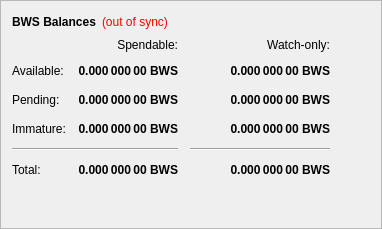
        <widget class="QFrame" name="frame">
         <property name="frameShape">
          <enum>QFrame::StyledPanel</enum>
         </property>
         <property name="frameShadow">
          <enum>QFrame::Raised</enum>
         </property>
         <layout class="QVBoxLayout" name="verticalLayout_4">
          <item>
           <layout class="QHBoxLayout" name="horizontalLayout_4">
            <item>
             <widget class="QLabel" name="label_5">
              <property name="font">
               <font>
                <weight>75</weight>
                <bold>true</bold>
               </font>
              </property>
              <property name="text">
               <string>BWS Balances</string>
              </property>
             </widget>
            </item>
            <item>
             <widget class="QLabel" name="labelWalletStatus">
              <property name="cursor">
               <cursorShape>WhatsThisCursor</cursorShape>
              </property>
              <property name="toolTip">
               <string>The displayed information may be out of date. Your wallet automatically synchronizes with the BWS network after a connection is established, but this process has not completed yet.</string>
              </property>
              <property name="styleSheet">
               <string notr="true">QLabel { color: red; }</string>
              </property>
              <property name="text">
               <string notr="true">(out of sync)</string>
              </property>
              <property name="alignment">
               <set>Qt::AlignLeading|Qt::AlignLeft|Qt::AlignVCenter</set>
              </property>
             </widget>
            </item>
            <item>
             <spacer name="horizontalSpacer_3">
              <property name="orientation">
               <enum>Qt::Horizontal</enum>
              </property>
              <property name="sizeHint" stdset="0">
               <size>
                <width>40</width>
                <height>20</height>
               </size>
              </property>
             </spacer>
            </item>
           </layout>
          </item>
          <item>
           <layout class="QGridLayout" name="gridLayout">
            <property name="spacing">
             <number>12</number>
            </property>
            <item row="2" column="2">
             <widget class="QLabel" name="labelWatchPending">
              <property name="font">
               <font>
                <weight>75</weight>
                <bold>true</bold>
               </font>
              </property>
              <property name="cursor">
               <cursorShape>IBeamCursor</cursorShape>
              </property>
              <property name="toolTip">
               <string>Unconfirmed transactions to watch-only addresses</string>
              </property>
              <property name="text">
               <string notr="true">0.000 000 00 BWS</string>
              </property>
              <property name="alignment">
               <set>Qt::AlignRight|Qt::AlignTrailing|Qt::AlignVCenter</set>
              </property>
              <property name="textInteractionFlags">
               <set>Qt::LinksAccessibleByMouse|Qt::TextSelectableByKeyboard|Qt::TextSelectableByMouse</set>
              </property>
             </widget>
            </item>
            <item row="2" column="1">
             <widget class="QLabel" name="labelUnconfirmed">
              <property name="font">
               <font>
                <weight>75</weight>
                <bold>true</bold>
               </font>
              </property>
              <property name="cursor">
               <cursorShape>IBeamCursor</cursorShape>
              </property>
              <property name="toolTip">
               <string>Total of transactions that have yet to be confirmed, and do not yet count toward the spendable balance</string>
              </property>
              <property name="text">
               <string notr="true">0.000 000 00 BWS</string>
              </property>
              <property name="alignment">
               <set>Qt::AlignRight|Qt::AlignTrailing|Qt::AlignVCenter</set>
              </property>
              <property name="textInteractionFlags">
               <set>Qt::LinksAccessibleByMouse|Qt::TextSelectableByKeyboard|Qt::TextSelectableByMouse</set>
              </property>
             </widget>
            </item>
            <item row="3" column="2">
             <widget class="QLabel" name="labelWatchImmature">
              <property name="font">
               <font>
                <weight>75</weight>
                <bold>true</bold>
               </font>
              </property>
              <property name="cursor">
               <cursorShape>IBeamCursor</cursorShape>
              </property>
              <property name="toolTip">
               <string>Staked or masternode rewards in watch-only addresses that has not yet matured</string>
              </property>
              <property name="text">
               <string notr="true">0.000 000 00 BWS</string>
              </property>
              <property name="alignment">
               <set>Qt::AlignRight|Qt::AlignTrailing|Qt::AlignVCenter</set>
              </property>
              <property name="textInteractionFlags">
               <set>Qt::LinksAccessibleByMouse|Qt::TextSelectableByKeyboard|Qt::TextSelectableByMouse</set>
              </property>
             </widget>
            </item>
            <item row="4" column="0" colspan="2">
             <widget class="Line" name="lineSpendableBalance">
              <property name="orientation">
               <enum>Qt::Horizontal</enum>
              </property>
             </widget>
            </item>
            <item row="4" column="2">
             <widget class="Line" name="lineWatchBalance">
              <property name="sizePolicy">
               <sizepolicy hsizetype="Preferred" vsizetype="Fixed">
                <horstretch>0</horstretch>
                <verstretch>0</verstretch>
               </sizepolicy>
              </property>
              <property name="minimumSize">
               <size>
                <width>140</width>
                <height>0</height>
               </size>
              </property>
              <property name="orientation">
               <enum>Qt::Horizontal</enum>
              </property>
             </widget>
            </item>
            <item row="5" column="0">
             <widget class="QLabel" name="labelTotalText">
              <property name="text">
               <string>Total:</string>
              </property>
             </widget>
            </item>
            <item row="3" column="1">
             <widget class="QLabel" name="labelImmature">
              <property name="font">
               <font>
                <weight>75</weight>
                <bold>true</bold>
               </font>
              </property>
              <property name="cursor">
               <cursorShape>IBeamCursor</cursorShape>
              </property>
              <property name="toolTip">
               <string>Staked or masternode rewards that has not yet matured</string>
              </property>
              <property name="text">
               <string notr="true">0.000 000 00 BWS</string>
              </property>
              <property name="alignment">
               <set>Qt::AlignRight|Qt::AlignTrailing|Qt::AlignVCenter</set>
              </property>
              <property name="textInteractionFlags">
               <set>Qt::LinksAccessibleByMouse|Qt::TextSelectableByKeyboard|Qt::TextSelectableByMouse</set>
              </property>
             </widget>
            </item>
            <item row="2" column="3">
             <spacer name="horizontalSpacer_2">
              <property name="orientation">
               <enum>Qt::Horizontal</enum>
              </property>
              <property name="sizeHint" stdset="0">
               <size>
                <width>40</width>
                <height>20</height>
               </size>
              </property>
             </spacer>
            </item>
            <item row="3" column="0">
             <widget class="QLabel" name="labelImmatureText">
              <property name="text">
               <string>Immature:</string>
              </property>
             </widget>
            </item>
            <item row="5" column="1">
             <widget class="QLabel" name="labelTotal">
              <property name="font">
               <font>
                <weight>75</weight>
                <bold>true</bold>
               </font>
              </property>
              <property name="cursor">
               <cursorShape>IBeamCursor</cursorShape>
              </property>
              <property name="toolTip">
               <string>Your current total balance</string>
              </property>
              <property name="text">
               <string notr="true">0.000 000 00 BWS</string>
              </property>
              <property name="alignment">
               <set>Qt::AlignRight|Qt::AlignTrailing|Qt::AlignVCenter</set>
              </property>
              <property name="textInteractionFlags">
               <set>Qt::LinksAccessibleByMouse|Qt::TextSelectableByKeyboard|Qt::TextSelectableByMouse</set>
              </property>
             </widget>
            </item>
            <item row="5" column="2">
             <widget class="QLabel" name="labelWatchTotal">
              <property name="font">
               <font>
                <weight>75</weight>
                <bold>true</bold>
               </font>
              </property>
              <property name="cursor">
               <cursorShape>IBeamCursor</cursorShape>
              </property>
              <property name="toolTip">
               <string>Current total balance in watch-only addresses</string>
              </property>
              <property name="text">
               <string notr="true">0.000 000 00 BWS</string>
              </property>
              <property name="alignment">
               <set>Qt::AlignRight|Qt::AlignTrailing|Qt::AlignVCenter</set>
              </property>
              <property name="textInteractionFlags">
               <set>Qt::LinksAccessibleByMouse|Qt::TextSelectableByKeyboard|Qt::TextSelectableByMouse</set>
              </property>
             </widget>
            </item>
            <item row="0" column="2">
             <widget class="QLabel" name="labelWatchonly">
              <property name="text">
               <string>Watch-only:</string>
              </property>
              <property name="alignment">
               <set>Qt::AlignRight|Qt::AlignTrailing|Qt::AlignVCenter</set>
              </property>
             </widget>
            </item>
            <item row="1" column="0">
             <widget class="QLabel" name="labelBalanceText">
              <property name="text">
               <string>Available:</string>
              </property>
             </widget>
            </item>
            <item row="1" column="1">
             <widget class="QLabel" name="labelBalance">
              <property name="font">
               <font>
                <weight>75</weight>
                <bold>true</bold>
               </font>
              </property>
              <property name="cursor">
               <cursorShape>IBeamCursor</cursorShape>
              </property>
              <property name="toolTip">
               <string>Your current spendable balance</string>
              </property>
              <property name="text">
               <string notr="true">0.000 000 00 BWS</string>
              </property>
              <property name="alignment">
               <set>Qt::AlignRight|Qt::AlignTrailing|Qt::AlignVCenter</set>
              </property>
              <property name="textInteractionFlags">
               <set>Qt::LinksAccessibleByMouse|Qt::TextSelectableByKeyboard|Qt::TextSelectableByMouse</set>
              </property>
             </widget>
            </item>
            <item row="1" column="2">
             <widget class="QLabel" name="labelWatchAvailable">
              <property name="font">
               <font>
                <weight>75</weight>
                <bold>true</bold>
               </font>
              </property>
              <property name="cursor">
               <cursorShape>IBeamCursor</cursorShape>
              </property>
              <property name="toolTip">
               <string>Your current balance in watch-only addresses</string>
              </property>
              <property name="text">
               <string notr="true">0.000 000 00 BWS</string>
              </property>
              <property name="alignment">
               <set>Qt::AlignRight|Qt::AlignTrailing|Qt::AlignVCenter</set>
              </property>
              <property name="textInteractionFlags">
               <set>Qt::LinksAccessibleByMouse|Qt::TextSelectableByKeyboard|Qt::TextSelectableByMouse</set>
              </property>
             </widget>
            </item>
            <item row="2" column="0">
             <widget class="QLabel" name="labelPendingText">
              <property name="text">
               <string>Pending:</string>
              </property>
             </widget>
            </item>
            <item row="0" column="1">
             <widget class="QLabel" name="labelSpendable">
              <property name="text">
               <string>Spendable:</string>
              </property>
              <property name="alignment">
               <set>Qt::AlignRight|Qt::AlignTrailing|Qt::AlignVCenter</set>
              </property>
             </widget>
            </item>
           </layout>
          </item>
          <item>
           <spacer name="verticalSpacer_4">
            <property name="orientation">
             <enum>Qt::Vertical</enum>
            </property>
            <property name="sizeHint" stdset="0">
             <size>
              <width>20</width>
              <height>40</height>
             </size>
            </property>
           </spacer>
          </item>
         </layout>
        </widget>
